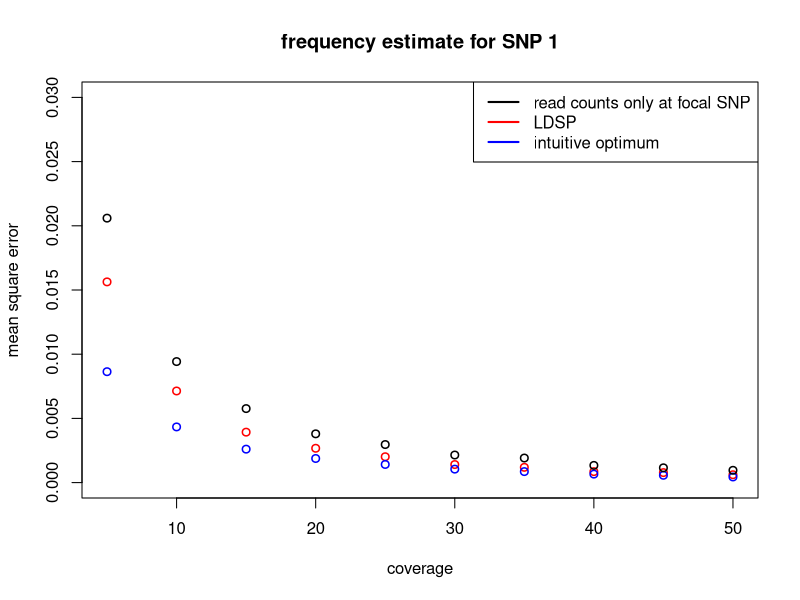

Write the R code that produced this figure.
library(mvtnorm)

create_haps <- function(nsamp=100, nloci){
  haps = matrix(nrow = nsamp, ncol = nloci, 0)
  for (i in 1:25){
    haps[i,1] = 1
    haps[i,2] = 0
  }
  for (i in 26:50){
    haps[i,1] = 1
    haps[i,2] = 0
  }
  for (i in 51:60){
    haps[i,1] = 1
    haps[i,2] = 0
  }
  for (i in 61:100){
    haps[i,1] = 0
    haps[i,2] = 1
  }
  return(haps)
}

evolve_haps <- function(haps){
  # increase frequency of haplotype containing "1" allele at SNP 1
  # e.g. from 60 (1,0) haplotypes to 90 (1,0) haplotypes (a 50% increase in frequency)
  for (i in 61:90){
    haps[i,1] = 1
    haps[i,2] = 0
  }
  return(haps)
}


# to debug code
#global_obs = 0
#global_mu = 0
#global_Sigma = 0
#lobal_D = 0

findMLE <- function(obs, mu, Sigma, D){
  #global_obs <<- obs
  #global_mu <<- mu
  #global_Sigma <<- Sigma
  #global_D <<- D
  
  ll <- function(sigma2){
    cov_matrix = sigma2*Sigma + D
    sinv = solve(cov_matrix)
    p = length(mu)
    logl = -0.5*log(det(cov_matrix)) - 0.5*(t(obs-mu)%*%solve(cov_matrix)%*%(obs-mu)) -
      (p/2)*log(2*pi)
    # multiply by -1 since nlm minimizes
    return(as.numeric(-logl))
  }
  return(optim(ll, par = 1, method = "L-BFGS-B", lower = 0.1, upper = 10)$par)
}

pool <- function(lambda, haps, nloci, nsamp){
  ## simulate pool sequencing ##
  y_obs = rep(0, nloci)
  n = rep(0, nloci)
  n_1 = rep(0, nloci)
  for (i in 1:nloci){
    n[i] = rpois(1, lambda)
    # make sure it's below the number of sample in the pools
    n[i] = min(n[i], nsamp)
    # above 1
    n[i] = max(1, n[i])
    sampled = sample(haps[,i], n[i])
    n_1[i] = sum(sampled)
    y_obs[i] = (n_1[i] + 0.5)/(length(sampled) + 1)
  }
  return(rbind(n, y_obs, n_1))
}

# try estimating sigma by ML

perform_estimate <- function(y_obs, nloci, nsamp, haps, pos, n){
  # calculate distance between SNPs
  d = rep(0, nloci-1)
  for (i in 1:(nloci-1)){
    d[i] = as.numeric(pos[i+1])-as.numeric(pos[i])
  }

  # there is a problem here where n[i] = 0 for low coverage
  epsilon = rep(0, nloci)
  for (i in 1:nloci){
    epsilon[i] = (y_obs[i]*(1-y_obs[i]))/n[i]
  }


  geo_sum = 0
  for (i in 1:(nsamp-1)){
    geo_sum = geo_sum + (1/i)
  }
  geo_sum = (1/geo_sum)
  theta = geo_sum/(nsamp + geo_sum)

  mu = (1-theta)*colMeans(haps) + I(theta/2)

  cov_panel = cov(haps)

  S = matrix(nrow = nloci, ncol = nloci, 0)

  # rho = 4*N*c_j where c_j is the rate of cross-over per generation per basepair and N is the effective popsize
  # d_j = dist is the physical distance between SNPs j and j+1
  rho = 0 # no recombination
  for (i in 1:nloci){
    for (j in 1:nloci){
      if (i ==j){
        S[i,j] = cov_panel[i,j]
      }
      else{
        dist = sum(d[min(i,j):(max(i,j)-1)])
        S[i,j] = exp(-rho*dist/nsamp)*cov_panel[i,j]
      }
    }
  }

  Sigma = ((1-theta)^2)*S + I((theta/2)*(1-(theta/2)))
  Sigma[abs(Sigma) < 1e-8] = 0


  d = diag(1/epsilon)
  Sigma_i = solve(Sigma) # there is also a problems, when nloci is big, kappa(Sigma) is very large (1e36)
  
  sigma2 = findMLE(y_obs, mu, Sigma, diag(epsilon))
  
  # this is where the dispersion parameter comes in: eqn 13
  Sigma_bar = solve((1/sigma2)*Sigma_i + d)
  theta_bar = as.vector(Sigma_bar%*%((1/sigma2)*Sigma_i%*%mu + d%*%y_obs))
  return(as.vector(theta_bar))
}

mse <- function(y_hat, y){
  return(sum((y_hat-y)^2)/length(y))
}

nsamp = 100
nloci = 2
haps = create_haps(nsamp, nloci)
pos = c(50, 100)

nreps = 1000
lambdas = seq(5, 50, by = 5)
l = length(lambdas)

mse_est = rep(0, l)
mse_opt = rep(0, l)
mse_obs  = rep(0, l)

ev_haps = evolve_haps(haps)

for (ii in 1:l){
  store_ldsp_est = rep(0,nreps)
  store_opt_est = rep(0, nreps)
  store_obs_est = rep(0, nreps)
  store_true_freq = rep(0, nreps)
  for (jj in 1:nreps){
    lambda = lambdas[ii]
    pooled_info =  pool(lambda, ev_haps, nloci, nsamp)
    n = pooled_info[1,]  # total read counts
    n_1 = pooled_info[3,] # counts of "1" allele
    y_obs = pooled_info[2,] # estimate
    est = perform_estimate(y_obs, nloci, nsamp, haps, pos, n)
    true_freq = colMeans(ev_haps)
    store_true_freq[jj] = true_freq[1] # just the first SNP
    store_opt_est[jj] = (n_1[1] + (n[2]-n_1[2]))/ (n[1] + n[2])
    store_obs_est[jj] = y_obs[1]
    store_ldsp_est[jj] = est[1]
  }
  mse_est[ii] = mse(store_ldsp_est, store_true_freq)
  mse_opt[ii] = mse(store_opt_est, store_true_freq)
  mse_obs[ii] = mse(store_obs_est, store_true_freq)

}


plot(lambdas, mse_est, xlab = "coverage", ylab = "mean square error", col = "red", ylim = c(0,0.03), main = "frequency estimate for SNP 1", lwd=1.5)
points(lambdas, mse_opt, col = "blue", lwd=1.5)
points(lambdas, mse_obs, lwd=1.5)
legend("topright", c("read counts only at focal SNP","LDSP", "intuitive optimum"), lty=c(1,1,1), lwd=c(2,2,2),col=c("black","red", "blue"))
#legend("topright", c("read counts only at focal SNP","LDSP"), lty=c(1,1), lwd=c(1,1),col=c("black","red"))

# To-DO
# recheck code, make sure everything is solid!
# write evolve haps so you can specify percent increase
# make code more readable
# recheck code again
# investigate what the dispersion paramter should be optimally

## create a plot where y-axis is percent increased coverage
